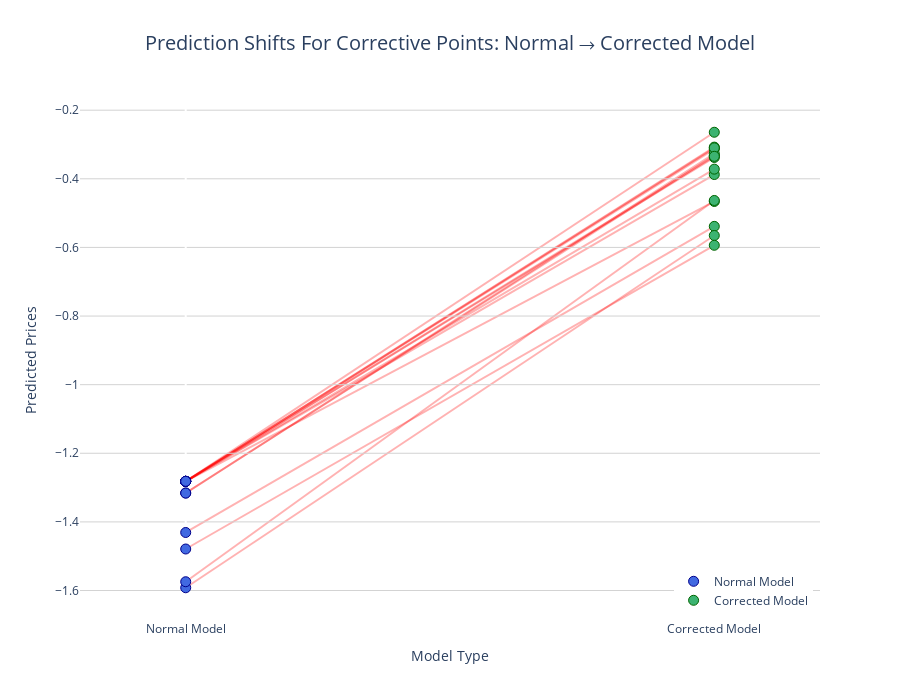

The cell this chart's notebook holds for it:
### Code cell
import plotly.graph_objects as go

# Create figure
fig = go.Figure()

# Fixed x-positions for the two models
x_normal = 0
x_corrected = 1

# Add scatter plots with enhanced styling
fig.add_trace(
    go.Scatter(
        x=[x_normal]*len(y_pred_normal_sampled_points),
        y=y_pred_normal_sampled_points,
        mode='markers',
        name='Normal Model',
        marker=dict(
            size=10,
            color='royalblue',
            symbol='circle',
            line=dict(color='darkblue', width=1)
        )
    )
)

fig.add_trace(
    go.Scatter(
        x=[x_corrected]*len(y_pred_weighted_sampled_points),
        y=y_pred_weighted_sampled_points,
        mode='markers',
        name='Corrected Model',
        marker=dict(
            size=10,
            color='mediumseagreen',
            symbol='circle',
            line=dict(color='darkgreen', width=1)
        )
    )
)

# Add arrows between corresponding points with gradient color
for i in range(len(y_pred_normal_sampled_points)):
    fig.add_shape(
        type="path",
        path=f"M {x_normal},{y_pred_normal_sampled_points[i]} L {x_corrected},{y_pred_weighted_sampled_points[i]}",
        line=dict(
            color="rgba(255,0,0,0.3)",
            width=2,
        ),
        layer='below'
    )

# Update layout with better styling and legend at bottom right
fig.update_layout(
    title=dict(
        text='Prediction Shifts For Corrective Points: Normal → Corrected Model',
        x=0.5,
        font=dict(size=20)
    ),
    xaxis=dict(
        ticktext=['Normal Model', 'Corrected Model'],
        tickvals=[x_normal, x_corrected],
        title='Model Type',
        range=[-0.2, 1.2],
        showgrid=False
    ),
    yaxis=dict(
        title='Predicted Prices',
        showgrid=True,
        gridwidth=1,
        gridcolor='lightgray'
    ),
    height=700,
    width=900,
    showlegend=True,
    plot_bgcolor='white',
    paper_bgcolor='white',
    legend=dict(
        yanchor="bottom",
        y=0.01,
        xanchor="right",
        x=0.99
    )
)

fig.show()

### Figure 1 — Plotly figure (JSON) as saved in the notebook; plotly's stock layout.template omitted (floating-point values rounded to 4 significant figures)
{"data": [{"marker": {"color": "royalblue", "line": {"color": "darkblue", "width": 1}, "size": 10, "symbol": "circle"}, "mode": "markers", "name": "Normal Model", "type": "scatter", "x": [0, 0, 0, 0, 0, 0, 0, 0, 0, 0, 0, 0, 0, 0, 0], "y": [-1.282, -1.316, -1.282, -1.316, -1.282, -1.431, -1.282, -1.592, -1.282, -1.282, -1.574, -1.282, -1.479, -1.282, -1.282]}, {"marker": {"color": "mediumseagreen", "line": {"color": "darkgreen", "width": 1}, "size": 10, "symbol": "circle"}, "mode": "markers", "name": "Corrected Model", "type": "scatter", "x": [1, 1, 1, 1, 1, 1, 1, 1, 1, 1, 1, 1, 1, 1, 1], "y": [-0.3133, -0.3319, -0.4661, -0.3265, -0.2643, -0.5386, -0.3076, -0.5652, -0.3875, -0.3098, -0.4631, -0.3379, -0.5938, -0.3345, -0.3718]}], "layout": {"height": 700, "legend": {"x": 0.99, "xanchor": "right", "y": 0.01, "yanchor": "bottom"}, "paper_bgcolor": "white", "plot_bgcolor": "white", "shapes": [{"layer": "below", "line": {"color": "rgba(255,0,0,0.3)", "width": 2}, "path": "M 0,-1.2817649170099576 L 1,-0.3133306479145958", "type": "path"}, {"layer": "below", "line": {"color": "rgba(255,0,0,0.3)", "width": 2}, "path": "M 0,-1.3156984583527103 L 1,-0.331932428293887", "type": "path"}, {"layer": "below", "line": {"color": "rgba(255,0,0,0.3)", "width": 2}, "path": "M 0,-1.2817649169703724 L 1,-0.46609449461254926", "type": "path"}, {"layer": "below", "line": {"color": "rgba(255,0,0,0.3)", "width": 2}, "path": "M 0,-1.3161220787344325 L 1,-0.32645991992848006", "type": "path"}, {"layer": "below", "line": {"color": "rgba(255,0,0,0.3)", "width": 2}, "path": "M 0,-1.281764916992999 L 1,-0.26428334675153714", "type": "path"}, {"layer": "below", "line": {"color": "rgba(255,0,0,0.3)", "width": 2}, "path": "M 0,-1.4308923453679778 L 1,-0.538615574892433", "type": "path"}, {"layer": "below", "line": {"color": "rgba(255,0,0,0.3)", "width": 2}, "path": "M 0,-1.281764916959526 L 1,-0.30762652445988864", "type": "path"}, {"layer": "below", "line": {"color": "rgba(255,0,0,0.3)", "width": 2}, "path": "M 0,-1.5919500646267986 L 1,-0.5652380326287554", "type": "path"}, {"layer": "below", "line": {"color": "rgba(255,0,0,0.3)", "width": 2}, "path": "M 0,-1.281764916969055 L 1,-0.38748940494584605", "type": "path"}, {"layer": "below", "line": {"color": "rgba(255,0,0,0.3)", "width": 2}, "path": "M 0,-1.2817649169473422 L 1,-0.30981762980705324", "type": "path"}, {"layer": "below", "line": {"color": "rgba(255,0,0,0.3)", "width": 2}, "path": "M 0,-1.5744224330366863 L 1,-0.46310303126179464", "type": "path"}, {"layer": "below", "line": {"color": "rgba(255,0,0,0.3)", "width": 2}, "path": "M 0,-1.2817649169313445 L 1,-0.33785727462671566", "type": "path"}, {"layer": "below", "line": {"color": "rgba(255,0,0,0.3)", "width": 2}, "path": "M 0,-1.4790134726503923 L 1,-0.5937608149268743", "type": "path"}, {"layer": "below", "line": {"color": "rgba(255,0,0,0.3)", "width": 2}, "path": "M 0,-1.2817649169272471 L 1,-0.3344572393655992", "type": "path"}, {"layer": "below", "line": {"color": "rgba(255,0,0,0.3)", "width": 2}, "path": "M 0,-1.2817649169438519 L 1,-0.3718338310298754", "type": "path"}], "showlegend": true, "title": {"font": {"size": 20}, "text": "Prediction Shifts For Corrective Points: Normal → Corrected Model", "x": 0.5}, "width": 900, "xaxis": {"range": [-0.2, 1.2], "showgrid": false, "ticktext": ["Normal Model", "Corrected Model"], "tickvals": [0, 1], "title": {"text": "Model Type"}}, "yaxis": {"gridcolor": "lightgray", "gridwidth": 1, "showgrid": true, "title": {"text": "Predicted Prices"}}}}
